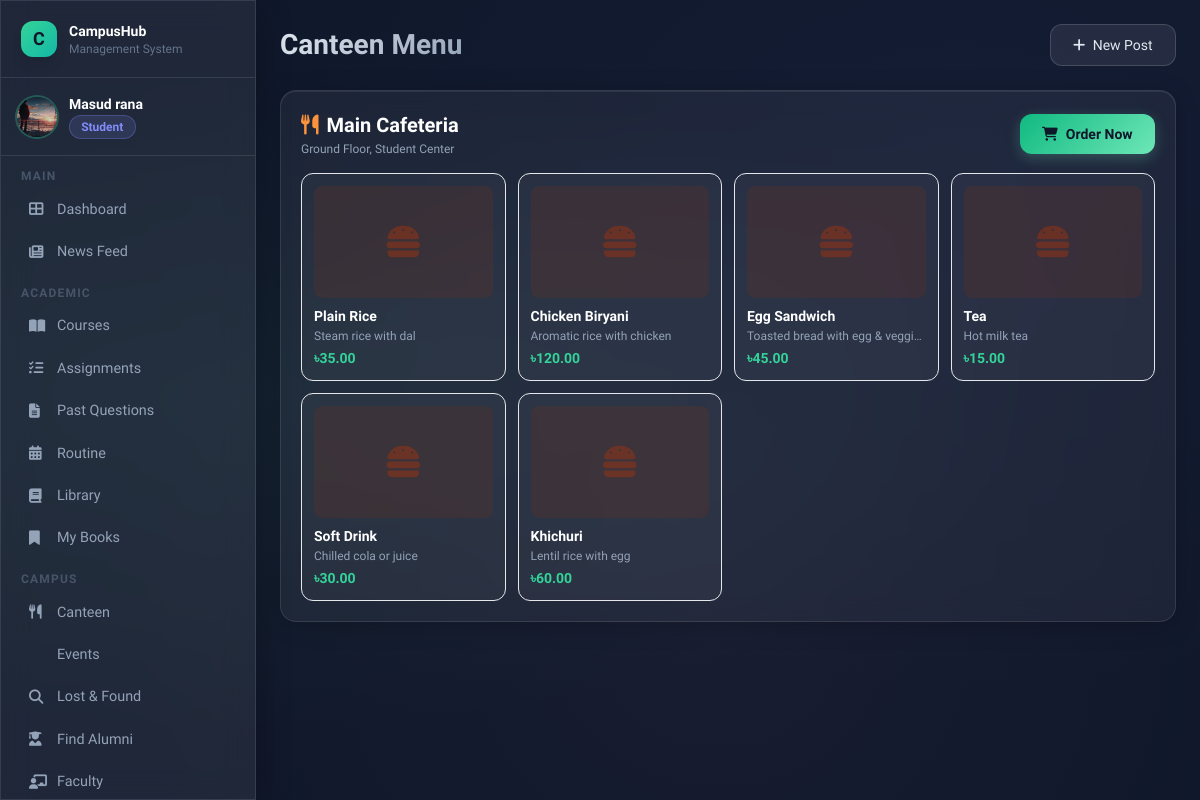
/campus/canteen/ (signed in), run on the app's committed database.
### users/models.py (models this page shows, shortened)
class User(AbstractUser):
    ROLE_CHOICES = [
        ('admin', 'Admin'),
        ('teacher', 'Teacher'),
        ('student', 'Student'),
        ('alumni', 'Alumni'),
    ]
    email = models.EmailField(unique=True)
    phone = models.CharField(max_length=20, blank=True)
    role = models.CharField(max_length=20, choices=ROLE_CHOICES, default='student')
    profile_picture = models.ImageField(upload_to='profile_pics/', blank=True, null=True)
    USERNAME_FIELD = 'email'
    REQUIRED_FIELDS = ['username']
    def is_student(self): return self.role == 'student'
    def is_alumni(self): return self.role == 'alumni'

### campus/models.py (models this page shows, shortened)
class Canteen(models.Model):
    name = models.CharField(max_length=200)
    location = models.CharField(max_length=200, blank=True)

class MenuItem(models.Model):
    canteen = models.ForeignKey(Canteen, on_delete=models.CASCADE, related_name='menu_items')
    name = models.CharField(max_length=200)
    description = models.TextField(blank=True)
    price = models.DecimalField(max_digits=8, decimal_places=2)
    image = models.ImageField(upload_to='menu_items/', blank=True, null=True)
    is_available = models.BooleanField(default=True)

### campus/views.py (the view)
# urls.py: path('canteen/', views.canteen_menu, name='canteen_menu'),
@login_required
def canteen_menu(request):
    canteens = Canteen.objects.prefetch_related('menu_items').all()
    return render(request, 'campus/canteen_menu.html', {'canteens': canteens})

### templates/campus/canteen_menu.html (shortened to what this page needs)
{% extends 'base.html' %}
{% block page_title %}Canteen Menu{% endblock %}
{% block content %}
{% for canteen in canteens %}
<div class="glass-card p-5 mb-5">
  <div class="flex items-center justify-between mb-4">
    <div>
      <h2 class="text-xl font-bold text-white flex items-center gap-2"><i class="fas fa-utensils text-orange-400"></i>{{ canteen.name }}</h2>
      {% if canteen.location %}<p class="text-xs text-slate-400 mt-0.5">{{ canteen.location }}</p>{% endif %}
    </div>
    <a href="{% url 'place_order' canteen.pk %}" class="btn-primary text-sm"><i class="fas fa-shopping-cart mr-2"></i>Order Now</a>
  </div>
  <div class="grid grid-cols-4 gap-3">
    {% for item in canteen.menu_items.all %}
    {% if item.is_available %}
    <div class="bg-white/[0.04] rounded-xl p-3 border border-white/8">
      {% if item.image %}<img src="{{ item.image.url }}" class="w-full h-28 object-cover rounded-lg mb-2">
      {% else %}<div class="w-full h-28 bg-orange-900/20 rounded-lg mb-2 flex items-center justify-center text-4xl text-orange-800/50"><i class="fas fa-hamburger"></i></div>{% endif %}
      <div class="font-semibold text-white text-sm">{{ item.name }}</div>
      {% if item.description %}<div class="text-xs text-slate-400 mt-0.5 truncate">{{ item.description }}</div>{% endif %}
      <div class="text-emerald-400 font-bold text-sm mt-1">৳{{ item.price }}</div>
    </div>
    {% endif %}
    {% empty %}<p class="col-span-4 text-slate-500 text-sm">No items available.</p>{% endfor %}
  </div>
</div>
{% empty %}
<div class="text-center py-12 text-slate-500"><i class="fas fa-utensils text-4xl mb-3"></i><p>No canteens available.</p></div>
{% endfor %}
{% endblock %}

### templates/base.html (shortened to what this page needs)
<!DOCTYPE html>
<html lang="en">
<head>
<script src="https://cdn.tailwindcss.com"></script>
<link rel="stylesheet" href="https://cdnjs.cloudflare.com/ajax/libs/font-awesome/6.4.0/css/all.min.css">
</head>
<body>
<div class="mesh-bg"></div>
{% if user.is_authenticated %}
<div class="flex min-h-screen">
  <aside class="w-64 flex-shrink-0 glass border-r border-white/10 flex flex-col fixed h-full z-20 overflow-y-auto scrollbar-thin">
    <div class="p-5 border-b border-white/10">
      <div class="flex items-center gap-3">
        <div class="w-9 h-9 rounded-xl bg-gradient-to-br from-emerald-400 to-teal-500 flex items-center justify-center text-slate-900 font-bold text-lg shadow-lg">C</div>
        <div>
          <div class="font-bold text-white text-sm">CampusHub</div>
          <div class="text-xs text-slate-500">Management System</div>
        </div>
      </div>
    </div>
    <div class="p-4 border-b border-white/10">
      <div class="flex items-center gap-3">
        {% if user.profile_picture %}
          <img src="{{ user.profile_picture.url }}" class="w-10 h-10 rounded-full object-cover ring-2 ring-emerald-400/30">
        {% else %}
          <div class="w-10 h-10 rounded-full bg-gradient-to-br from-indigo-500 to-purple-500 flex items-center justify-center text-white font-bold text-sm">
            {{ user.first_name|first|upper }}{{ user.last_name|first|upper }}
          </div>
        {% endif %}
        <div class="overflow-hidden">
          <div class="font-semibold text-sm text-white truncate">{{ user.get_full_name|default:user.username }}</div>
          <span class="badge {% if user.role == 'student' %}badge-blue{% elif user.role == 'teacher' %}badge-green{% elif user.role == 'alumni' %}badge-pink{% else %}badge-yellow{% endif %} text-xs">{{ user.role|title }}</span>
        </div>
      </div>
    </div>
    <nav class="p-3 flex-1">
      <div class="mb-2">
        <p class="text-xs text-slate-600 uppercase tracking-widest px-2 mb-1 font-semibold">Main</p>
        <a href="{% url 'dashboard' %}" class="sidebar-link {% if request.resolver_match.url_name == 'dashboard' %}active{% endif %}">
          <i class="fas fa-th-large w-4"></i> Dashboard
        </a>
        <a href="{% url 'post_list' %}" class="sidebar-link {% if 'post' in request.resolver_match.url_name %}active{% endif %}">
          <i class="fas fa-newspaper w-4"></i> News Feed
        </a>
      </div>
      {% if not user.is_alumni %}
      <div class="mb-2">
        <p class="text-xs text-slate-600 uppercase tracking-widest px-2 mb-1 mt-3 font-semibold">Academic</p>
        <a href="{% url 'course_list' %}" class="sidebar-link">
          <i class="fas fa-book-open w-4"></i> Courses
        </a>
        <a href="{% url 'assignment_list' %}" class="sidebar-link">
          <i class="fas fa-tasks w-4"></i> Assignments
        </a>
        <a href="{% url 'previous_questions' %}" class="sidebar-link">
          <i class="fas fa-file-alt w-4"></i> Past Questions
        </a>
        <a href="{% url 'routine' %}" class="sidebar-link">
          <i class="fas fa-calendar-alt w-4"></i> Routine
        </a>
        <a href="{% url 'book_list' %}" class="sidebar-link">
          <i class="fas fa-book w-4"></i> Library
        </a>
        <a href="{% url 'my_books' %}" class="sidebar-link">
          <i class="fas fa-bookmark w-4"></i> My Books
        </a>
      </div>
      {% endif %}
      <div class="mb-2">
        <p class="text-xs text-slate-600 uppercase tracking-widest px-2 mb-1 mt-3 font-semibold">Campus</p>
        <a href="{% url 'canteen_menu' %}" class="sidebar-link">
          <i class="fas fa-utensils w-4"></i> Canteen
        </a>
        <a href="{% url 'event_list' %}" class="sidebar-link">
           Events
        </a>
        <a href="{% url 'lost_found' %}" class="sidebar-link">
          <i class="fas fa-search w-4"></i> Lost & Found
        </a>
        {% if user.is_student %}
        <a href="{% url 'alumni_list' %}" class="sidebar-link">
          <i class="fas fa-user-graduate w-4"></i> Find Alumni
        </a>
        {% endif %}
        <a href="{% url 'faculty_list' %}" class="sidebar-link">
          <i class="fas fa-chalkboard-teacher w-4"></i> Faculty
        </a>
      </div>
    </nav>
  </aside>
  <main class="flex-1 ml-64 p-6 min-h-screen">
    <header class="flex items-center justify-between mb-6">
      <div>
        {% block page_header %}<h1 class="page-title">{% block page_title %}Dashboard{% endblock %}</h1>{% endblock %}
      </div>
      <div class="flex items-center gap-3">
        <a href="{% url 'create_post' %}" class="btn-secondary text-sm"><i class="fas fa-plus mr-1"></i> New Post</a>
      </div>
    </header>
    {% block content %}{% endblock %}
  </main>
</div>
{% else %}
{% block auth_content %}{% endblock %}
{% endif %}
</body>
</html>

### templates/base.html (style rules this page uses)
:root { --glass: rgba(255,255,255,0.07); --glass-border: rgba(255,255,255,0.12); --accent: #6ee7b7; --accent2: #818cf8; --accent3: #f9a8d4; }
* { font-family: 'Sora', sans-serif; }
body { background: #0f172a; color: #e2e8f0; min-height: 100vh; }
.glass { background: var(--glass); backdrop-filter: blur(16px); -webkit-backdrop-filter: blur(16px); border: 1px solid var(--glass-border); box-shadow: 0 8px 32px rgba(0,0,0,0.3); }
.glass-card { background: rgba(255,255,255,0.05); backdrop-filter: blur(12px); border: 1px solid rgba(255,255,255,0.1); border-radius: 1rem; box-shadow: 0 4px 24px rgba(0,0,0,0.2), inset 0 1px 0 rgba(255,255,255,0.08); transition: transform 0.2s ease, box-shadow 0.2s ease; }
.btn-primary { background: linear-gradient(135deg, #10b981, #6ee7b7); color: #0f172a; font-weight: 600; padding: 0.6rem 1.4rem; border-radius: 0.75rem; transition: all 0.2s; box-shadow: 0 4px 14px rgba(110,231,183,0.25); border: none; cursor: pointer; display: inline-block; text-decoration: none; }
.btn-secondary { background: rgba(255,255,255,0.08); border: 1px solid rgba(255,255,255,0.15); color: #e2e8f0; font-weight: 500; padding: 0.6rem 1.4rem; border-radius: 0.75rem; transition: all 0.2s; cursor: pointer; display: inline-block; text-decoration: none; }
.badge { display: inline-flex; align-items: center; gap: 0.3rem; padding: 0.2rem 0.7rem; border-radius: 9999px; font-size: 0.75rem; font-weight: 600; }
.badge-blue { background: rgba(129,140,248,0.15); color: #818cf8; border: 1px solid rgba(129,140,248,0.3); }
.sidebar-link { display: flex; align-items: center; gap: 0.75rem; padding: 0.65rem 1rem; border-radius: 0.75rem; color: #94a3b8; font-size: 0.9rem; font-weight: 500; transition: all 0.2s; text-decoration: none; }
.page-title { font-size: 1.75rem; font-weight: 700; background: linear-gradient(135deg, #e2e8f0, #94a3b8); -webkit-background-clip: text; -webkit-text-fill-color: transparent; }
.mesh-bg { position: fixed; inset: 0; z-index: -1; background: radial-gradient(ellipse at 20% 50%, rgba(110,231,183,0.05) 0%, transparent 60%), radial-gradient(ellipse at 80% 20%, rgba(129,140,248,0.05) 0%, transparent 60%), radial-gradient(ellipse at 60% 80%, rgba(249,168,212,0.04) 0%, transparent 60%), #0f172a; }

### data on the page
User: profile_picture (picture), get_full_name "Masud rana", role "Student"
Canteen: name "Main Cafeteria", location "Ground Floor, Student Center"
MenuItem: name "Plain Rice", description "Steam rice with dal", price "35.00"
MenuItem: name "Chicken Biryani", description "Aromatic rice with chicken", price "120.00"
MenuItem: name "Egg Sandwich", description "Toasted bread with egg & veggies", price "45.00"
MenuItem: name "Tea", description "Hot milk tea", price "15.00"
MenuItem: name "Soft Drink", description "Chilled cola or juice", price "30.00"
MenuItem: name "Khichuri", description "Lentil rice with egg", price "60.00"
